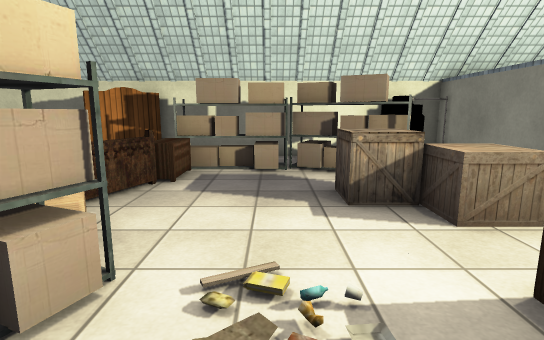
View 1 (above)

22 first-person views from a walk through a scene from a Unity 3-D project. The camera is 1.4 m above the floor, tilts 10° down and sees 80° across. The floor is counted in squares, 1 m on a side. Each view is taken from the middle of a square. On the plan, view 1 faces up. The plan holds only what a view shows up to about 15 squares ahead; the rest is blank. Some animated figures are left out. Some surface patterns are stand-ins.

View 2
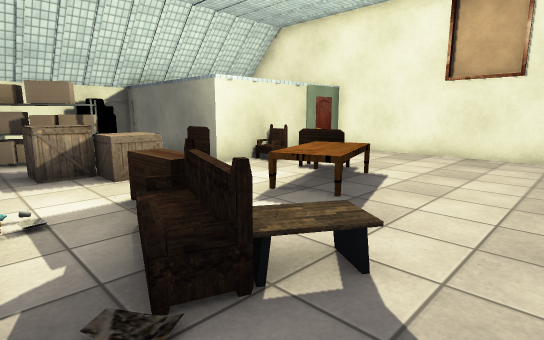

View 3
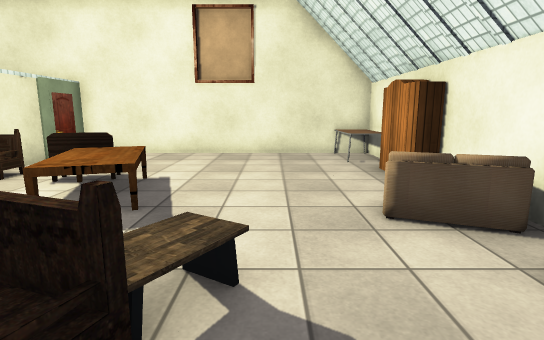

View 4
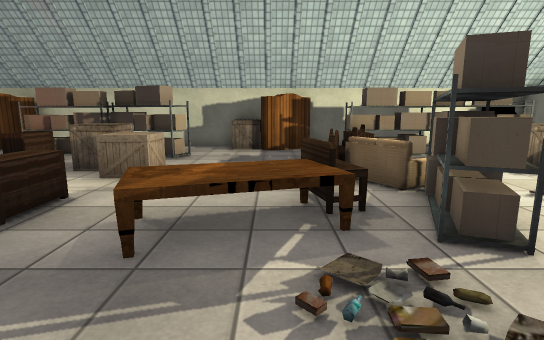

View 5
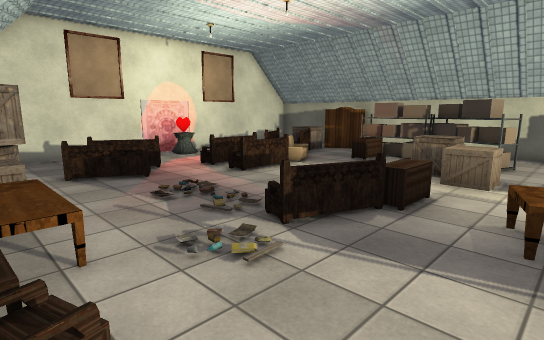

View 6
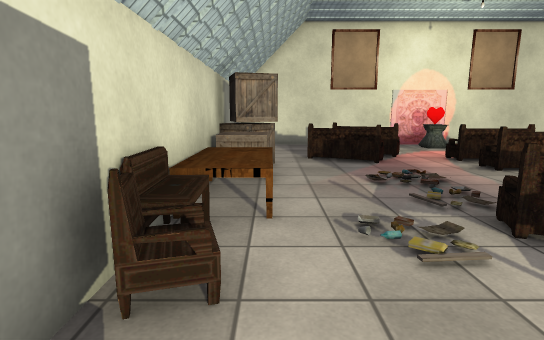

View 7
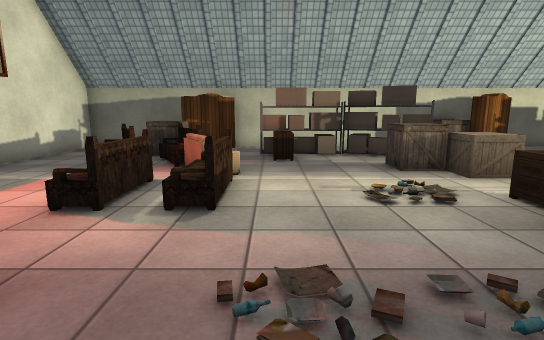

View 8
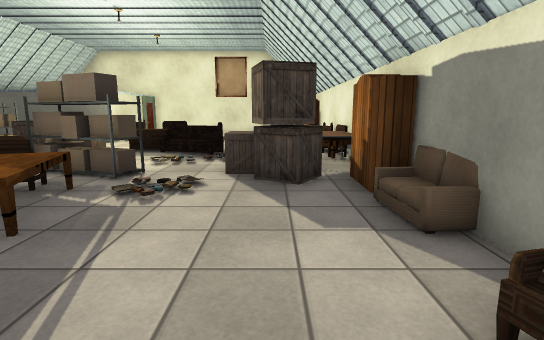

View 9
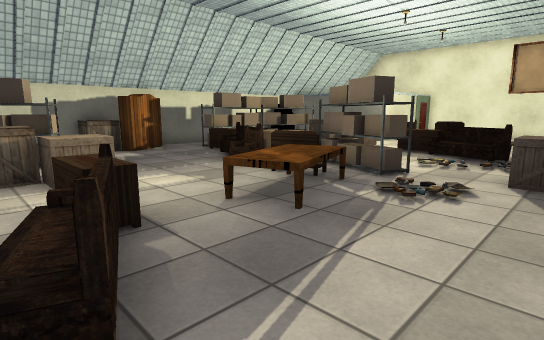

View 10
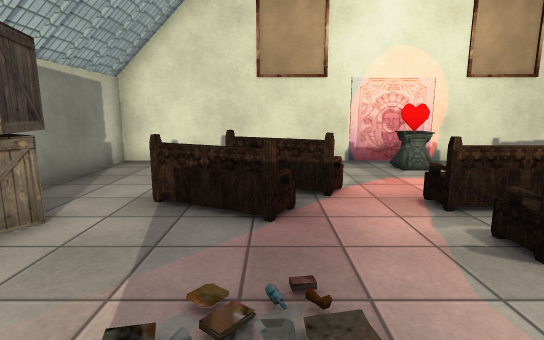

View 11
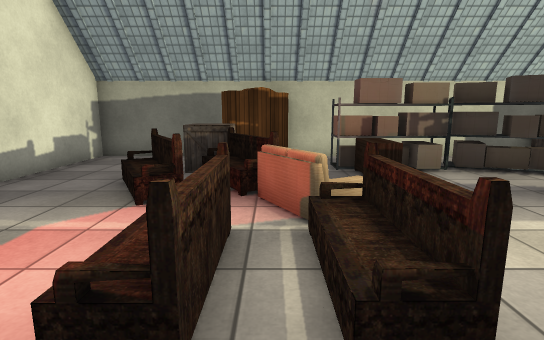

View 12
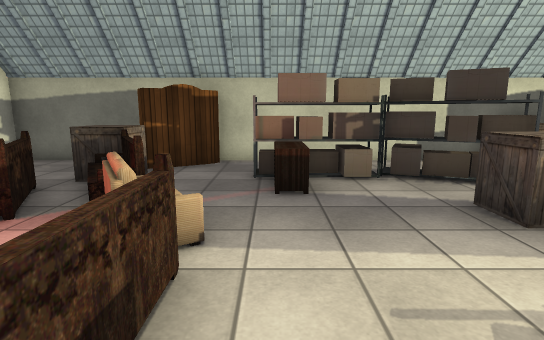

View 13
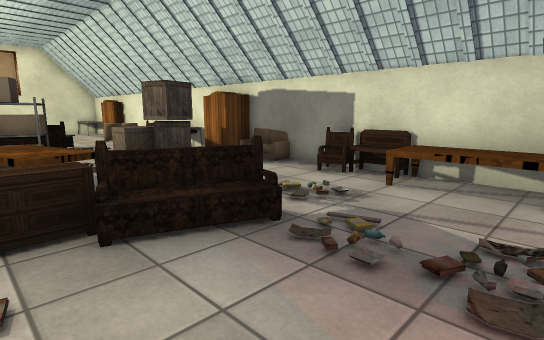

View 14
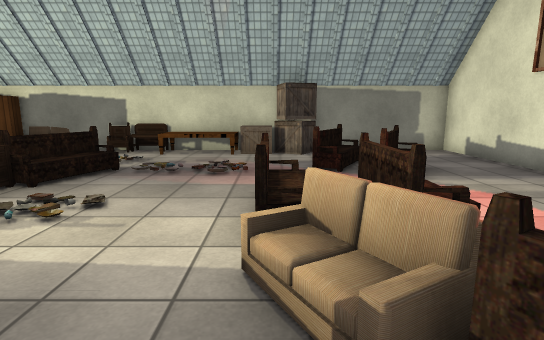

View 15
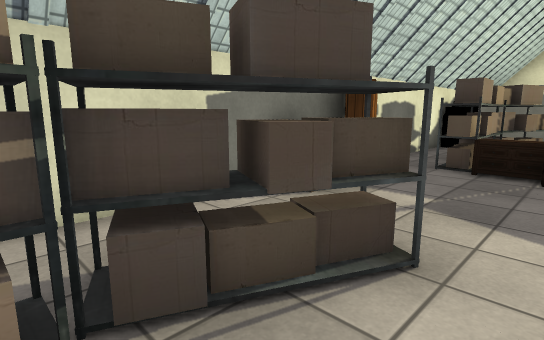

View 16
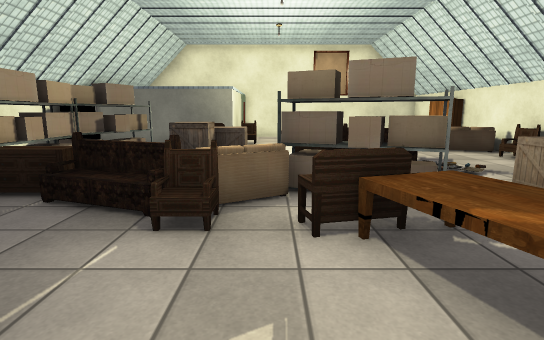

View 17
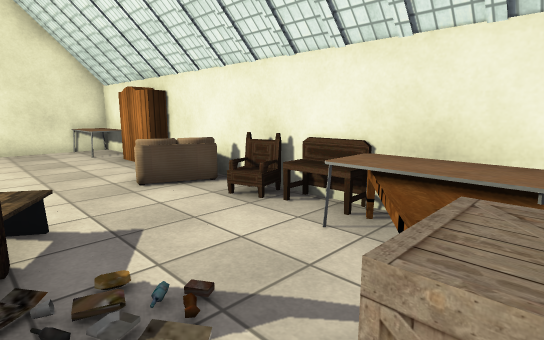

View 18
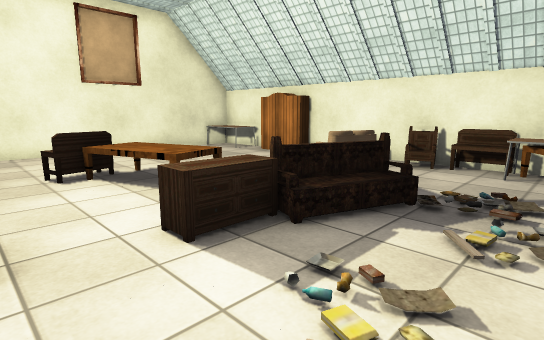

View 19
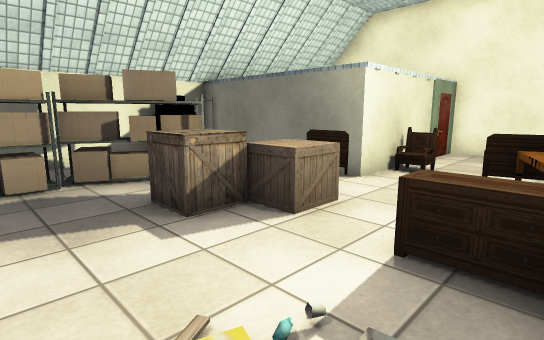

View 20
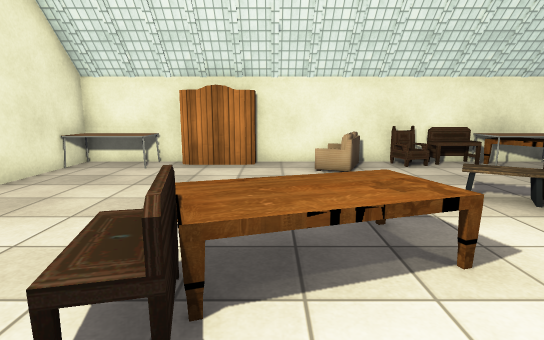

View 21
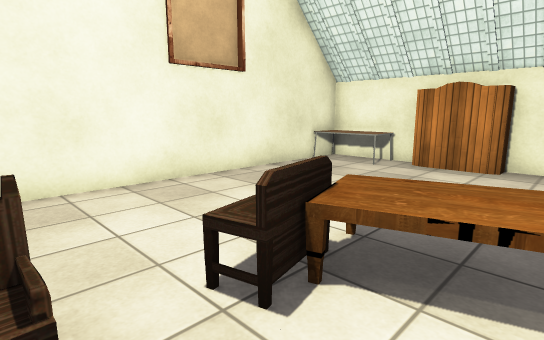

View 22
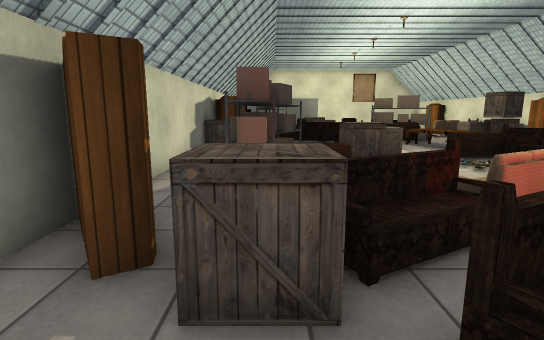

### Floor plan
Key: @ floor where view 1 was taken; # wall or solid block; . floor; / step, stairs or slope; = window, fence, low wall or low ledge; ^ raised ledge; B bench; C chair; T table; H heart; O other object.
Columns run from 21 left of view 1 to 12 right of it. Each row starts with its distance up from view 1.
 11 ##########################
 10 #....OO..... ..^OO......####
  9 #....O..#### ...O..####    #
  8 #...^^..######.....######  #
  7 #...BB..OO..##.....O...##  #
  6 #...B.B.....^.....O....^  ##
  5 #...B.O....^^^....B...^^^ ########
  4 #......B....#^...CO.....^...C....#
  3 #.H.. .B.........OO#........O....#
  2 #.H..B.B....O...TO##...O...TO....#
  1 #...........O.TTTO##...O.TTTO....#
  0 #...B.......B..T..##.@.B..T......#
 -1 #... .B....OB.........OO.........#
 -2 #... B.............^.............#
 -3 #....B............#TT............#
 -4 #.....#^TTTT......#TTT...O.....TT
 -5 #.....##TTTOOC./OOOTTOOC##..OOTTT
 -6 ################=  #T#######  ###

Positions as (right, up) in squares from view 1, and headings:
1: (0, 0), facing up
2: (0, -3), facing up-right
3: (0, -2), facing right
4: (-5, -3), facing up
5: (-6, -5), facing up-left
6: (-6, -4), facing left
7: (-13, -3), facing up
8: (-10, -3), facing right
9: (-10, -3), facing up-right
10: (-11, -1), facing left
11: (-15, 0), facing up
12: (-13, 1), facing up
13: (-13, 2), facing down-right
14: (-14, 7), facing down
15: (-11, 6), facing up-right
16: (-8, 3), facing right
17: (-2, -1), facing down-right
18: (-1, 4), facing down-right
19: (-1, 1), facing up-right
20: (6, 4), facing down
21: (5, 4), facing down-right
22: (-19, 8), facing right
